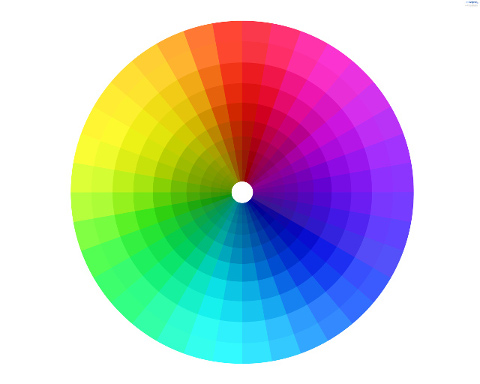
#> input picture color_image.jpg, 480 x 384 px, given in place of the camera
$ python contourvid.py
#> lines starting #> are read from the running program, lines starting #| are printed output that depends on the picture; after the words box and inside, x2 and y2 are one past the last pixel; in counts of white or black regions, pixels touching at a corner belong together
import cv2

cap = cv2.VideoCapture(0)

# Video Loop
while True:
    # Read the image
    [ret, img] = cap.read()
#> img is the input picture: shape (384, 480, 3); mean B, G, R 196, 193.1, 191.4
    ## Do the processing
    gray = cv2.cvtColor(img, cv2.COLOR_BGR2GRAY)
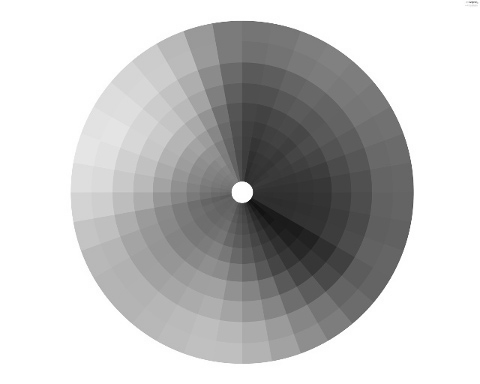
#> gray: shape (384, 480); min 16, max 255, mean 192.9
    ret, thresh = cv2.threshold(gray, 100, 255, 0)
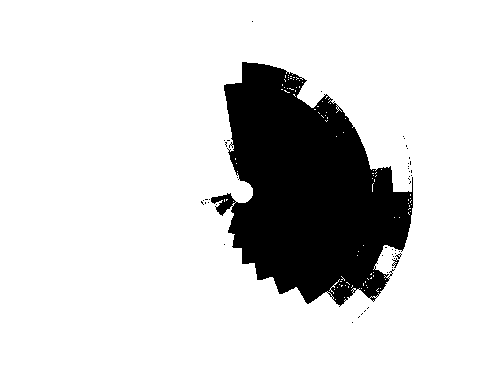
#> thresh: shape (384, 480); 83.7% white; 48 black regions (46 under 20 px)
    contours, hierarchy = cv2.findContours(thresh, cv2.RETR_TREE, cv2.CHAIN_APPROX_SIMPLE)
#> contours = 203 contours, 198 with area under 20; largest, box (x1, y1, x2, y2) and area: (0, 0, 480, 384) 183457, (223, 61, 414, 307) 30310, (210, 192, 237, 217) 322, (392, 259, 400, 269) 32, (369, 296, 377, 302) 20
    cv2.drawContours(img, contours, -1, (0, 255, 0), 3)
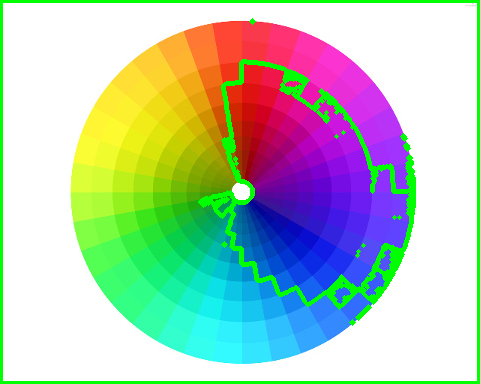
#> img: shape (384, 480, 3); 6.49% of pixels changed, all inside (x1, y1, x2, y2) = (0, 0, 480, 384)
    # Show the image
    cv2.imshow('image', img)

    # End the video loop
    if cv2.waitKey(1) == 27:  # 27 - ASCII for escape key
#> (key Esc is pressed here)
        break

# Close and exit
cap.release()
cv2.destroyAllWindows()
